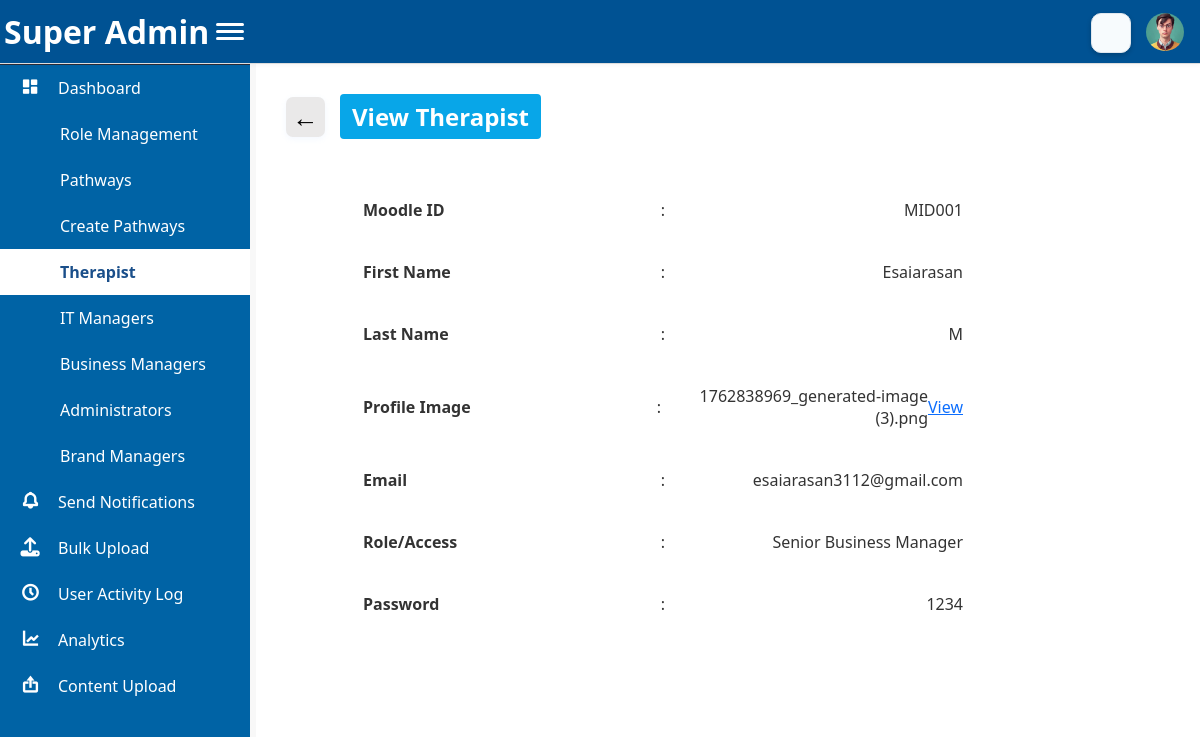
/pages/view_therapist.php?id=13 (signed in), run on the app's committed database.
### tables this page shows
CREATE TABLE `navigation_items` (
  `nav_id` int(11) NOT NULL,
  `nav_name` varchar(100) NOT NULL,
  `nav_icon` varchar(100) DEFAULT NULL,
  `nav_link` varchar(255) DEFAULT NULL,
  `parent_id` int(11) DEFAULT NULL,
  `created_at` timestamp NOT NULL DEFAULT current_timestamp(),
  `updated_at` timestamp NOT NULL DEFAULT current_timestamp() ON UPDATE current_timestamp(),
  `sub_nav_link` varchar(255) DEFAULT NULL
);

CREATE TABLE `therapists` (
  `therapist_id` int(11) NOT NULL,
  `moodle_id` varchar(50) NOT NULL,
  `first_name` varchar(100) NOT NULL,
  `last_name` varchar(100) NOT NULL,
  `email` varchar(150) NOT NULL,
  `password` varchar(10) DEFAULT NULL,
  `role_access_id` int(11) NOT NULL,
  `profile_image` varchar(255) DEFAULT NULL,
  `created_at` datetime NOT NULL DEFAULT current_timestamp(),
  `created_by` int(11) NOT NULL,
  `updated_at` datetime DEFAULT NULL ON UPDATE current_timestamp(),
  `updated_by` int(11) DEFAULT NULL
);

CREATE TABLE `role_management` (
  `r_id` int(11) NOT NULL,
  `role` varchar(50) DEFAULT NULL,
  `department` varchar(150) DEFAULT NULL,
  `access_navigations` varchar(155) DEFAULT NULL,
  `created_at` datetime DEFAULT current_timestamp(),
  `updated_at` datetime NOT NULL,
  `viewed_at` datetime NOT NULL,
  `deleted_at` datetime NOT NULL,
  `controls` text NOT NULL
);

### pages/view_therapist.php (the view, shortened to what this page needs)
<?php
require_once '../includes/header.php';
require_once '../includes/sidebar.php';
$therapist_id = $_GET['id'] ?? null;
$stmt = $pdo->prepare("SELECT * FROM therapists WHERE therapist_id = ?");
$stmt->execute([$therapist_id]);
$therapist = $stmt->fetch(PDO::FETCH_ASSOC);
$role_name = 'N/A';
if (!empty($therapist['role_access_id'])) {
    $stmt = $pdo->prepare("SELECT role FROM role_management WHERE r_id = ?");
    $stmt->execute([$therapist['role_access_id']]);
    $role_name = $stmt->fetchColumn() ?: 'N/A';
}
?>
<div class="main-content" style="background: #fff; position: relative;">
    <div class="page-header">
        <button class="back-btn" onclick="window.history.back();">&larr;</button>
        <span class="page-title">View Therapist</span>
    </div>
    <div class="therapist-info p-3">
        <div class="info-row">
            <div class="info-label">Moodle ID</div>
            <div class="info-colon">:</div>
            <div class="info-value"><?= htmlspecialchars($therapist['moodle_id'] ?? 'N/A') ?></div>
        </div>
        <div class="info-row">
            <div class="info-label">First Name</div>
            <div class="info-colon">:</div>
            <div class="info-value"><?= htmlspecialchars($therapist['first_name'] ?? 'N/A') ?></div>
        </div>
        <div class="info-row">
            <div class="info-label">Last Name</div>
            <div class="info-colon">:</div>
            <div class="info-value"><?= htmlspecialchars($therapist['last_name'] ?? 'N/A') ?></div>
        </div>
        <div class="info-row">
            <div class="info-label">Profile Image</div>
            <div class="info-colon">:</div>
            <div class="info-value" style="display: flex; justify-content: space-between; align-items: center; margin-left: 8px;">
                <?php if (!empty($therapist['profile_image'])): ?>
                    <span><?= htmlspecialchars($therapist['profile_image']) ?></span>
                    <a href="javascript:void(0)" onclick="showImageCard()" style="text-decoration: underline; color: #0d6efd; cursor: pointer;">
                        View
                    </a>
                <?php else: ?>
                    N/A
                <?php endif; ?>
            </div>
        </div>
        <div class="info-row">
            <div class="info-label">Email</div>
            <div class="info-colon">:</div>
            <div class="info-value"><?= htmlspecialchars($therapist['email'] ?? 'N/A') ?></div>
        </div>
        <div class="info-row">
            <div class="info-label">Role/Access</div>
            <div class="info-colon">:</div>
            <div class="info-value"><?= htmlspecialchars($role_name ?? 'N/A') ?></div>
        </div>
        <div class="info-row">
            <div class="info-label">Password</div>
            <div class="info-colon">:</div>
            <div class="info-value"><?= htmlspecialchars($therapist['password'] ?? 'N/A') ?></div>
        </div>
    </div>
</div>
<?php require_once '../includes/footer.php'; ?>

### includes/sidebar.php (shortened to what this page needs)
<div class="sidebar" id="sidebar">
    <div class="logo d-flex justify-content-between align-items-center">
        <h2><?php echo SITE_NAME; ?></h2>
    </div>
    <ul class="nav-menu">
        <?php
        $mysqli = new mysqli(DB_HOST, DB_USER, DB_PASS, DB_NAME);
        if ($mysqli->connect_errno) {
            echo "<li><span style='color:red;'>DB Connection Error</span></li>";
        } else {
            $result = $mysqli->query("SELECT * FROM navigation_items ORDER BY nav_id ASC");
            if ($result && $result->num_rows > 0) {
                $currentFile = basename($_SERVER['PHP_SELF']);
                while ($row = $result->fetch_assoc()) {
                    $navName = $row['nav_name'];
                    $navLink = $row['nav_link'];
                    $navIcon = $row['nav_icon'] ?: 'fa-circle';
                    $subLinks = $row['sub_nav_link'];
                    $isActive = '';
                    $navFile = basename($navLink);
                    $subMatch = false;
                    if (!empty($subLinks)) {
                        $subArray = array_map('trim', explode(',', $subLinks));
                        foreach ($subArray as $sub) {
                            if ($currentFile === basename($sub)) {
                                $subMatch = true;
                                break;
                            }
                        }
                    }
                    if ($currentFile === $navFile || $subMatch) {
                        $isActive = 'active';
                    }
                    echo '<li class="' . $isActive . '">';
                    echo '<a href="' . SITE_URL . $navLink . '">';
                    if (strpos($navIcon, ':') !== false) {
                        echo '<iconify-icon class="nav-icon" icon="' . htmlspecialchars($navIcon) . '" width="22" height="22"></iconify-icon>';
                    } elseif (strpos($navIcon, 'bxs-') === 0 || strpos($navIcon, 'bx-') === 0) {
                        echo '<i class="bx nav-icon ' . htmlspecialchars($navIcon) . '"></i>';
                    } else {
                        echo '<i class="fas nav-icon ' . htmlspecialchars($navIcon) . '"></i>';
                    }
                    echo '<span class="nav-text">' . htmlspecialchars($navName) . '</span>';
                    echo '</a>';
                    echo '</li>';
                }
            } else {
                echo '<li><span style="color:lightgray;">No navigation items found</span></li>';
            }
        }
        ?>
    </ul>
</div>
<link href="https://unpkg.com/boxicons@2.1.4/css/boxicons.min.css?v=4.0" rel="stylesheet">
<link href="https://cdnjs.cloudflare.com/ajax/libs/font-awesome/6.4.0/css/all.min.css?v=4.0" rel="stylesheet">

### assets/css/style.css (style rules this page uses)
* { margin: 0; padding: 0; box-sizing: border-box; font-family: 'Segoe UI', Tahoma, Geneva, Verdana, sans-serif; }
body { background-color: #f8f8f8!important; color: #333; }
.logo { padding: 20px; text-align: center; border-bottom: 1px solid rgba(255, 255, 255, 0.1); }
.logo h2 { font-size: 1.5rem; font-weight: 600; }
.nav-menu li a { display: flex; align-items: center; padding: 15px 20px; color: #ffffff; text-decoration: none; background-color: #0063a5; transition: all 0.3s; }
.nav-menu li a i { margin-right: 10px; font-size: 1.2rem; width: 20px; text-align: center; color: inherit; }
.nav-menu li.active a { color: #0063a5; background-color: #ffffff; }
.page-header { margin-bottom: 30px; }
body { margin:0; padding:0; }
.sidebar { width: 250px; color: white; height: 100vh; position: fixed; top: 10px !important; left: 0; background-color: #0063a5; overflow-y: auto; -webkit-overflow-scrolling: touch; transition: all 0.3s; }
.sidebar .logo { display: flex; justify-content: space-between; align-items: center; padding: 15px; }
.sidebar .nav-menu { list-style: none; padding: 0; margin: 0; }
.sidebar .nav-menu li a { display: flex; align-items: center; padding: 12px 20px; color: white; text-decoration: none; width: 100%; transition: all 0.3s ease; }
.sidebar .nav-menu li.active > a { background-color: #ffffff !important; color: #1a4f8a !important; }
.sidebar .nav-menu li i { margin-right: 10px; transition: color 0.3s; }
.main-content { margin-left: 250px; transition: margin-left 0.3s ease; }
button { background: #2e7d32; border: none; color: white; font-weight: 600; padding: 10px; font-size: 16px; border-radius: 3px; cursor: pointer; }
.main-content { background: #fff; min-height: 100vh; padding: 20px; }
.page-header { display: flex; align-items: center; gap: 12px; margin-bottom: 30px; flex-wrap: wrap; }
.page-header { display: flex; align-items: center; gap: 15px; margin-bottom: 32px; }
.back-btn { background: #eae9e9; border: none; border-radius: 7px; font-size: 26px; width: 39px; height: 40px; display: flex; align-items: center; justify-content: center; cursor: pointer; box-shadow: 0 2px 6px rgba(120,180,255,0.09); color: #000000; transition: background 0.3s ease; }
.page-title { display: inline-block; font-size: 1.5rem; font-weight: bold; margin-bottom: 0; margin-left: 0rem; color: #fff; background-color: #08a6e8; border-radius: 4px; padding: 6px 12px; width: auto!important; }
.main-content { flex: 1; padding: 30px; overflow-y: auto; }
.main-content { padding: 30px; min-height: calc(100vh - 60px); background: #f8f8f8; }
@media (min-width: 992px) { .main-content { margin-left: 16rem; margin-top: 4rem; transition: margin-left 0.3s ease; } }
.sidebar { width: 250px; color: #fff; height: 100vh; position: fixed; transition: width 0.3s ease; overflow-y: auto; top: 0; left: 0; z-index: 999; }
.sidebar .logo { display: flex; justify-content: center; align-items: center; background: #141422; padding: 15px; }
.sidebar .logo h2 { font-size: 18px; color: #fff; margin: 0; }
.nav-menu { list-style: none; padding: 0; margin: 0; }
.nav-menu li a { display: flex; align-items: center; gap: 12px; padding: 12px 20px; color: #cfcfcf; text-decoration: none; transition: background 0.3s, color 0.3s; }
.nav-menu li.active a { background: #3a3a5a; color: #fff; font-weight: bold; }
.nav-menu i, iconify-icon { font-size: 20px; color: currentColor; transition: color 0.3s; }
.therapist-info { display: flex; flex-direction: column; gap: 1rem; max-width: 40rem; margin: 0rem auto; margin-left: 57px; }
.therapist-info { margin-top: 25px; padding: 20px; }
.info-row { display: flex; align-items: center; margin-bottom: 12px; }
.info-label { flex: 0 0 180px; font-weight: bold; }
.info-colon { margin: 0 6px; }
.info-value { flex: 1; }
.info-row { display: flex; justify-content: space-between; align-items: center; padding: 0.5rem 0; }
.info-label { flex: 1; font-weight: bold; text-align: left; }
.info-colon { width: 1rem; text-align: center; }
.info-value { flex: 2; text-align: right; }
h2 { color: #0d9cf3; font-weight: 600; }
.nav-icon { font-size: 20px; width: 22px; height: 22px; display: inline-flex; align-items: center; justify-content: center; margin-right: 10px; vertical-align: middle; }
iconify-icon.nav-icon { line-height: 1; vertical-align: middle; }
.nav-menu li a { display: flex; align-items: center; gap: 8px; }

### data on the page
navigation_items: nav_name "Dashboard"
navigation_items: nav_name "Role Management"
navigation_items: nav_name "Pathways"
navigation_items: nav_name "Create Pathways"
navigation_items: nav_name "Therapist"
navigation_items: nav_name "IT Managers"
navigation_items: nav_name "Business Managers"
navigation_items: nav_name "Administrators"
navigation_items: nav_name "Brand Managers"
navigation_items: nav_name "Send Notifications"
navigation_items: nav_name "Bulk Upload"
navigation_items: nav_name "User Activity Log"
navigation_items: nav_name "Analytics"
navigation_items: nav_name "Content Upload"
therapists: moodle "MID001", first_name "Esaiarasan", last_name "M", profile_image "1762838969_generated-image (3).png", email "esaiarasan3112@gmail.com", password "1234"
role_management: role "Senior Business Manager"
